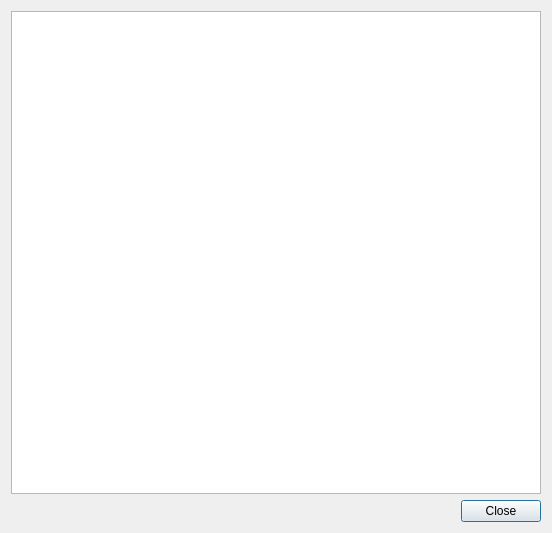
<?xml version="1.0" encoding="UTF-8"?>
<ui version="4.0">
 <class>Dialog</class>
 <widget class="QDialog" name="Dialog">
  <property name="geometry">
   <rect>
    <x>0</x>
    <y>0</y>
    <width>552</width>
    <height>533</height>
   </rect>
  </property>
  <property name="windowTitle">
   <string>Dialog</string>
  </property>
  <layout class="QGridLayout" name="gridLayout">
   <item row="0" column="0">
    <widget class="QTextEdit" name="textEdit"/>
   </item>
   <item row="1" column="0">
    <widget class="QDialogButtonBox" name="buttonBox">
     <property name="orientation">
      <enum>Qt::Horizontal</enum>
     </property>
     <property name="standardButtons">
      <set>QDialogButtonBox::Close</set>
     </property>
    </widget>
   </item>
  </layout>
 </widget>
 <resources/>
 <connections>
  <connection>
   <sender>buttonBox</sender>
   <signal>accepted()</signal>
   <receiver>Dialog</receiver>
   <slot>accept()</slot>
   <hints>
    <hint type="sourcelabel">
     <x>248</x>
     <y>254</y>
    </hint>
    <hint type="destinationlabel">
     <x>157</x>
     <y>274</y>
    </hint>
   </hints>
  </connection>
  <connection>
   <sender>buttonBox</sender>
   <signal>rejected()</signal>
   <receiver>Dialog</receiver>
   <slot>reject()</slot>
   <hints>
    <hint type="sourcelabel">
     <x>316</x>
     <y>260</y>
    </hint>
    <hint type="destinationlabel">
     <x>286</x>
     <y>274</y>
    </hint>
   </hints>
  </connection>
 </connections>
</ui>
